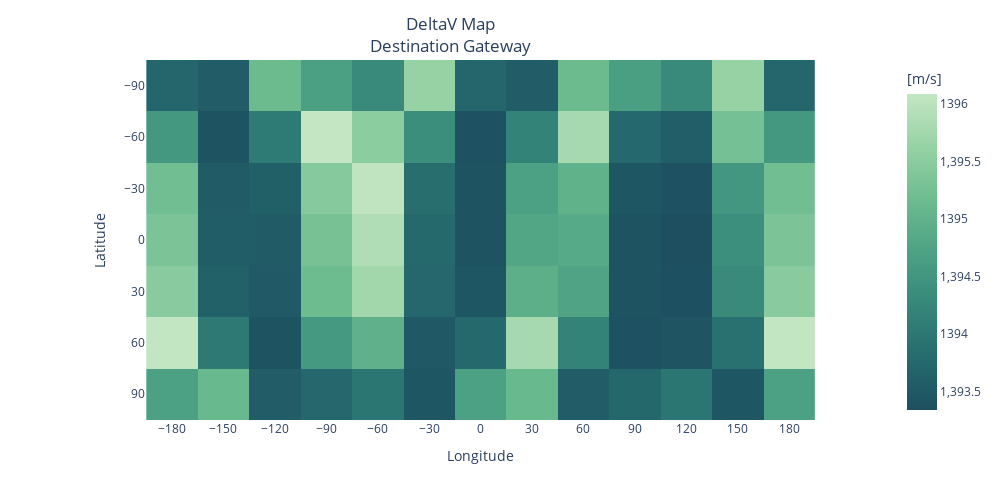

The cell this chart's notebook holds for it:
### Code cell
colorbar_title = xA_fuel_mass_Gateway.attrs['var_desc'] + '<br>(%s)'%xA_fuel_mass_Gateway.attrs['units']

#fig = px.imshow(results, color_continuous_scale='RdBu_r', aspect='equal')
fig = px.imshow(img=xA_fuel_mass_Gateway,
                width=1000,
                height=500,
                color_continuous_scale='blugrn_r',
                aspect='equal')

fig.update_xaxes(tickangle=0,
                 tickmode = 'array',
                 tickvals = [-180, -150, -120, -90, -60, -30, 0, 30, 60, 90, 120, 150, 180])
fig.update_yaxes(tickangle=0,
                 tickmode = 'array',
                 tickvals = [-90,-60,-30,0,30,60,90])


fig.update_layout(
    xaxis_title='Longitude',
    yaxis_title='Latitude',
    title= 'DeltaV Map<br>Destination Gateway',
    title_x=0.45
)


#fig.write_image("fig/dv1.pdf")
fig.write_image("doc/img/dv_Gateway.pdf")
fig.show()

### Figure 1 — Plotly figure (JSON) as saved in the notebook; plotly's stock layout.template omitted (floating-point values rounded to 4 significant figures)
{"data": [{"coloraxis": "coloraxis", "hovertemplate": "lon: %{x}<br>lat: %{y}<br> [m/s]: %{z}<extra></extra>", "name": "0", "type": "heatmap", "x": [-180, -150, -120, -90, -60, -30, 0, 30, 60, 90, 120, 150, 180], "xaxis": "x", "y": [90, 60, 30, 0, -30, -60, -90], "yaxis": "y", "z": [[1395.0, 1395.0, 1394.0, 1394.0, 1394.0, 1393.0, 1395.0, 1395.0, 1394.0, 1394.0, 1394.0, 1393.0, 1395.0], [1396.0, 1394.0, 1393.0, 1395.0, 1395.0, 1393.0, 1394.0, 1396.0, 1394.0, 1393.0, 1393.0, 1394.0, 1396.0], [1395.0, 1394.0, 1394.0, 1395.0, 1396.0, 1394.0, 1393.0, 1395.0, 1395.0, 1393.0, 1393.0, 1394.0, 1395.0], [1395.0, 1394.0, 1394.0, 1395.0, 1396.0, 1394.0, 1393.0, 1395.0, 1395.0, 1393.0, 1393.0, 1394.0, 1395.0], [1395.0, 1394.0, 1394.0, 1395.0, 1396.0, 1394.0, 1393.0, 1395.0, 1395.0, 1393.0, 1393.0, 1395.0, 1395.0], [1395.0, 1393.0, 1394.0, 1396.0, 1396.0, 1394.0, 1393.0, 1394.0, 1396.0, 1394.0, 1394.0, 1395.0, 1395.0], [1394.0, 1394.0, 1395.0, 1395.0, 1394.0, 1396.0, 1394.0, 1394.0, 1395.0, 1395.0, 1394.0, 1396.0, 1394.0]]}], "layout": {"coloraxis": {"colorbar": {"title": {"text": " [m/s]"}}, "colorscale": [[0, "rgb(29, 79, 96)"], [0.1667, "rgb(38, 107, 110)"], [0.3333, "rgb(54, 135, 122)"], [0.5, "rgb(77, 162, 132)"], [0.6667, "rgb(109, 188, 144)"], [0.8333, "rgb(150, 210, 164)"], [1, "rgb(196, 230, 195)"]]}, "height": 500, "margin": {"t": 60}, "title": {"text": "DeltaV Map<br>Destination Gateway", "x": 0.45}, "width": 1000, "xaxis": {"anchor": "y", "autorange": true, "constrain": "domain", "domain": [0.07951, 0.9205], "range": [-195, 195], "scaleanchor": "y", "tickangle": 0, "tickmode": "array", "tickvals": [-180, -150, -120, -90, -60, -30, 0, 30, 60, 90, 120, 150, 180], "title": {"text": "Longitude"}, "type": "linear"}, "yaxis": {"anchor": "x", "autorange": true, "constrain": "domain", "domain": [0, 1], "range": [105, -105], "tickangle": 0, "tickmode": "array", "tickvals": [-90, -60, -30, 0, 30, 60, 90], "title": {"text": "Latitude"}, "type": "linear"}}}
